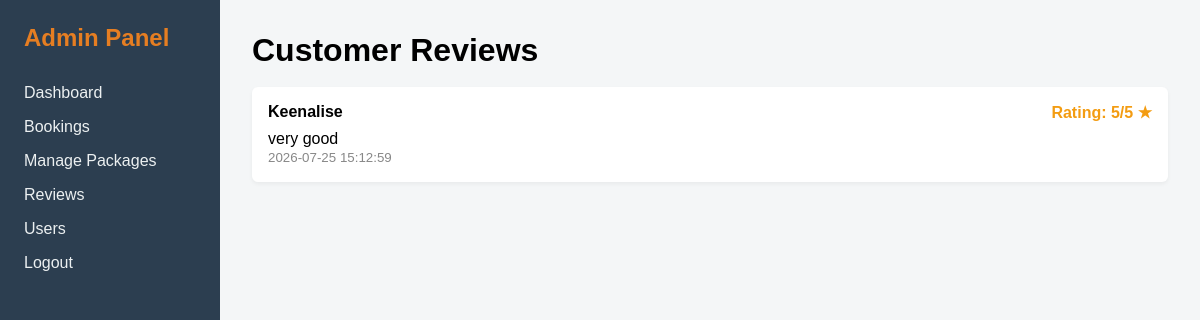
/admin/reviews.php (signed in), run on an earlier commit of the app's database.
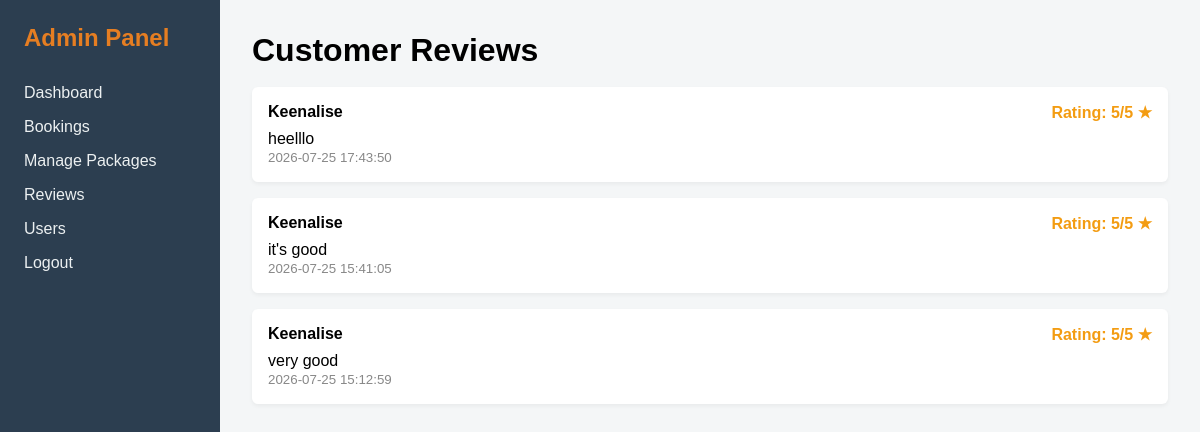
And on a later commit of the database.
### tables this page shows
CREATE TABLE `reviews` (
  `id` int NOT NULL AUTO_INCREMENT,
  `user_id` int NOT NULL,
  `package_name` varchar(150) DEFAULT NULL,
  `comment` text,
  `rating` int DEFAULT NULL,
  `created_at` timestamp NULL DEFAULT CURRENT_TIMESTAMP,
  PRIMARY KEY (`id`),
  KEY `user_id` (`user_id`),
  CONSTRAINT `reviews_ibfk_1` FOREIGN KEY (`user_id`) REFERENCES `users` (`id`)
);

CREATE TABLE `users` (
  `id` int NOT NULL AUTO_INCREMENT,
  `name` varchar(100) NOT NULL,
  `email` varchar(150) NOT NULL,
  `password` varchar(255) NOT NULL,
  `role` enum('user','admin') DEFAULT 'user',
  `created_at` timestamp NULL DEFAULT CURRENT_TIMESTAMP,
  PRIMARY KEY (`id`),
  UNIQUE KEY `email` (`email`)
);

### admin/reviews.php (the view, shortened to what this page needs)
<?php
include '../includes/connection.php';
$sql = "SELECT reviews.id, users.name, reviews.comment, reviews.rating, reviews.created_at
        FROM reviews
        JOIN users ON reviews.user_id = users.id
        ORDER BY reviews.created_at DESC";
$result = $conn->query($sql);
?>
<!DOCTYPE html>
<html lang="en">
<head>
</head>
<body>
    <div class="admin-layout">
        <aside class="sidebar">
            <h2 style="color: #e67e22; margin-bottom: 2rem;">Admin Panel</h2>
            <ul>
                <li><a href="dashboard.php">Dashboard</a></li>
                <li><a href="bookings.php">Bookings</a></li>
                <li><a href="packages.php">Manage Packages</a></li>
                <li><a href="reviews.php">Reviews</a></li>
                <li><a href="users.php">Users</a></li>
                <li><a href="../logout.php">Logout</a></li>
            </ul>
        </aside>
        <main class="main-content">
            <h1>Customer Reviews</h1>
            <br>
            <?php if ($result && $result->num_rows > 0): ?>
                <?php while($row = $result->fetch_assoc()): ?>
                    <div class="review-card">
                        <div class="review-header">
                            <strong><?php echo htmlspecialchars($row['name']); ?></strong>
                            <span class="rating">Rating: <?php echo $row['rating']; ?>/5 ★</span>
                        </div>
                        <p><?php echo htmlspecialchars($row['comment']); ?></p>
                        <small style="color: #888;"><?php echo $row['created_at']; ?></small>
                    </div>
                <?php endwhile; ?>
            <?php else: ?>
                <p>No customer reviews submitted yet.</p>
            <?php endif; ?>
        </main>
    </div>
</body>
</html>

What changed in the data, as far as the page shows it:
added reviews: user.name "Keenalise", rating "5", comment "heelllo", created_at "2026-07-25 17:43:50"
added reviews: user.name "Keenalise", rating "5", comment "it's good", created_at "2026-07-25 15:41:05"
